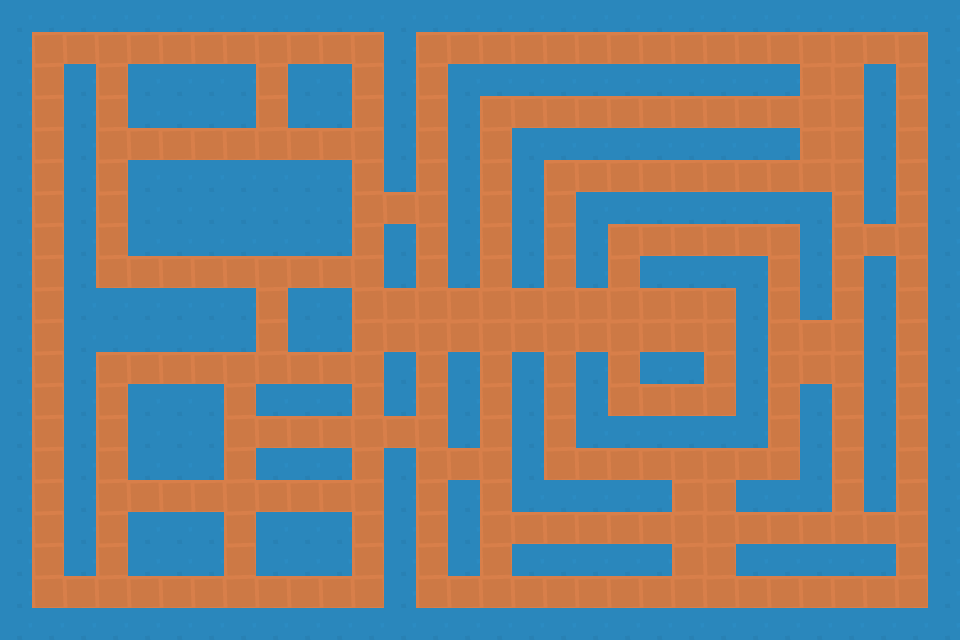

A level layout from a 2D game, rendered from its tile map. Below: a short description, then the map file with its tile-grid data intact:
An orthogonal 30x20 tile map with 32x32 px tiles, 2 tile layers (Walls, Floor).

<map version="1.10" tiledversion="1.10.2" orientation="orthogonal" renderorder="right-down" width="30" height="20" tilewidth="32" tileheight="32" infinite="0" nextlayerid="3" nextobjectid="1">
 <tileset firstgid="1" source="Kenney_basic.tsx" />
 <layer id="1" name="Walls" width="30" height="20">
  <properties>
   <property name="cost" value="10" />
  </properties>
  <data encoding="csv">
37,37,37,37,37,37,37,37,37,37,37,37,37,37,37,37,37,37,37,37,37,37,37,37,37,37,37,37,37,37,
37,0,0,0,0,0,0,0,0,0,0,0,37,0,0,0,0,0,0,0,0,0,0,0,0,0,0,0,0,37,
37,0,37,0,37,37,37,37,0,37,37,0,37,0,37,37,37,37,37,37,37,37,37,37,37,0,0,37,0,37,
37,0,37,0,37,37,37,37,0,37,37,0,37,0,37,0,0,0,0,0,0,0,0,0,0,0,0,37,0,37,
37,0,37,0,0,0,0,0,0,0,0,0,37,0,37,0,37,37,37,37,37,37,37,37,37,0,0,37,0,37,
37,0,37,0,37,37,37,37,37,37,37,0,37,0,37,0,37,0,0,0,0,0,0,0,0,0,0,37,0,37,
37,0,37,0,37,37,37,37,37,37,37,0,0,0,37,0,37,0,37,37,37,37,37,37,37,37,0,37,0,37,
37,0,37,0,37,37,37,37,37,37,37,0,37,0,37,0,37,0,37,0,0,0,0,0,0,37,0,0,0,37,
37,0,37,0,0,0,0,0,0,0,0,0,37,0,37,0,37,0,37,0,37,37,37,37,0,37,0,37,0,37,
37,0,37,37,37,37,37,37,0,37,37,0,0,0,0,0,0,0,0,0,0,0,0,37,0,37,0,37,0,37,
37,0,37,37,37,37,37,37,0,37,37,0,0,0,0,0,0,0,0,0,0,0,0,37,0,0,0,37,0,37,
37,0,37,0,0,0,0,0,0,0,0,0,37,0,37,0,37,0,37,0,37,37,0,37,0,0,0,37,0,37,
37,0,37,0,37,37,37,0,37,37,37,0,37,0,37,0,37,0,37,0,0,0,0,37,0,37,0,37,0,37,
37,0,37,0,37,37,37,0,0,0,0,0,0,0,37,0,37,0,37,37,37,37,37,37,0,37,0,37,0,37,
37,0,37,0,37,37,37,0,37,37,37,0,37,0,0,0,37,0,0,0,0,0,0,0,0,37,0,37,0,37,
37,0,37,0,0,0,0,0,0,0,0,0,37,0,37,0,37,37,37,37,37,0,0,37,37,37,0,37,0,37,
37,0,37,0,37,37,37,0,37,37,37,0,37,0,37,0,0,0,0,0,0,0,0,0,0,0,0,0,0,37,
37,0,37,0,37,37,37,0,37,37,37,0,37,0,37,0,37,37,37,37,37,0,0,37,37,37,37,37,0,37,
37,0,0,0,0,0,0,0,0,0,0,0,37,0,0,0,0,0,0,0,0,0,0,0,0,0,0,0,0,37,
37,37,37,37,37,37,37,37,37,37,37,37,37,37,37,37,37,37,37,37,37,37,37,37,37,37,37,37,37,37
</data>
 </layer>
 <layer id="2" name="Floor" width="30" height="20">
  <properties>
   <property name="cost" value="0" />
  </properties>
  <data encoding="csv">
0,0,0,0,0,0,0,0,0,0,0,0,0,0,0,0,0,0,0,0,0,0,0,0,0,0,0,0,0,0,
0,25,25,25,25,25,25,25,25,25,25,25,0,25,25,25,25,25,25,25,25,25,25,25,25,25,25,25,25,0,
0,25,0,25,0,0,0,0,25,0,0,25,0,25,0,0,0,0,0,0,0,0,0,0,0,25,25,0,25,0,
0,25,0,25,0,0,0,0,25,0,0,25,0,25,0,25,25,25,25,25,25,25,25,25,25,25,25,0,25,0,
0,25,0,25,25,25,25,25,25,25,25,25,0,25,0,25,0,0,0,0,0,0,0,0,0,25,25,0,25,0,
0,25,0,25,0,0,0,0,0,0,0,25,0,25,0,25,0,25,25,25,25,25,25,25,25,25,25,0,25,0,
0,25,0,25,0,0,0,0,0,0,0,25,25,25,0,25,0,25,0,0,0,0,0,0,0,0,25,0,25,0,
0,25,0,25,0,0,0,0,0,0,0,25,0,25,0,25,0,25,0,25,25,25,25,25,25,0,25,25,25,0,
0,25,0,25,25,25,25,25,25,25,25,25,0,25,0,25,0,25,0,25,0,0,0,0,25,0,25,0,25,0,
0,25,0,0,0,0,0,0,25,0,0,25,25,25,25,25,25,25,25,25,25,25,25,0,25,0,25,0,25,0,
0,25,0,0,0,0,0,0,25,0,0,25,25,25,25,25,25,25,25,25,25,25,25,0,25,25,25,0,25,0,
0,25,0,25,25,25,25,25,25,25,25,25,0,25,0,25,0,25,0,25,0,0,25,0,25,25,25,0,25,0,
0,25,0,25,0,0,0,25,0,0,0,25,0,25,0,25,0,25,0,25,25,25,25,0,25,0,25,0,25,0,
0,25,0,25,0,0,0,25,25,25,25,25,25,25,0,25,0,25,0,0,0,0,0,0,25,0,25,0,25,0,
0,25,0,25,0,0,0,25,0,0,0,25,0,25,25,25,0,25,25,25,25,25,25,25,25,0,25,0,25,0,
0,25,0,25,25,25,25,25,25,25,25,25,0,25,0,25,0,0,0,0,0,25,25,0,0,0,25,0,25,0,
0,25,0,25,0,0,0,25,0,0,0,25,0,25,0,25,25,25,25,25,25,25,25,25,25,25,25,25,25,0,
0,25,0,25,0,0,0,25,0,0,0,25,0,25,0,25,0,0,0,0,0,25,25,0,0,0,0,0,25,0,
0,25,25,25,25,25,25,25,25,25,25,25,0,25,25,25,25,25,25,25,25,25,25,25,25,25,25,25,25,0,
0,0,0,0,0,0,0,0,0,0,0,0,0,0,0,0,0,0,0,0,0,0,0,0,0,0,0,0,0,0
</data>
 </layer>
</map>
